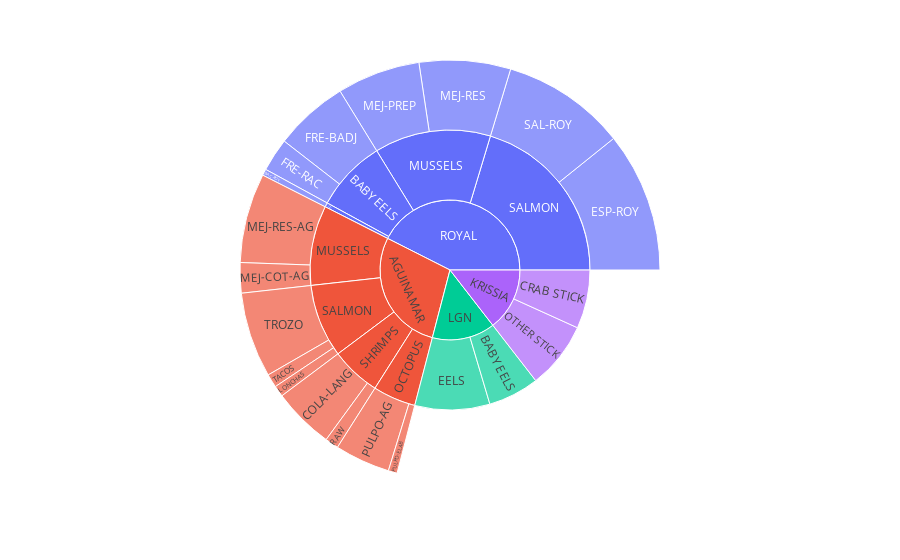

Notebook code for this chart:
### Code cell
fig = px.sunburst(
    df, path=['MARCA',
             'PRODUCTO',
             'CATEGORIA'
             ],
        values='SALES',
    
)
#fig.update_layout(margin = dict(t = 0, l = 0, r = 1, b = 0))
fig.show()

### Figure 1 — Plotly figure (JSON) as saved in the notebook; plotly's stock layout.template omitted (floating-point values rounded to 4 significant figures)
{"data": [{"branchvalues": "total", "domain": {"x": [0, 1], "y": [0, 1]}, "hovertemplate": "labels=%{label}<br>SALES=%{value}<br>parent=%{parent}<br>id=%{id}<extra></extra>", "ids": ["ROYAL/COD/BAC-ROY", "AGUINAMAR/SHRIMPS/COLA-LANG", "ROYAL/SALMON/ESP-ROY", "ROYAL/BABY EELS/FRE-BADJ", "ROYAL/BABY EELS/FRE-RAC", "AGUINAMAR/SALMON/LONCHAS", "AGUINAMAR/MUSSELS/MEJ-COT-AG", "ROYAL/MUSSELS/MEJ-PREP", "ROYAL/MUSSELS/MEJ-RES", "AGUINAMAR/MUSSELS/MEJ-RES-AG", "AGUINAMAR/OCTOPUS/PULPO-AG", "AGUINAMAR/OCTOPUS/PULPO-ELAB", "AGUINAMAR/SHRIMPS/RAW", "ROYAL/SALMON/SAL-ROY", "AGUINAMAR/SALMON/TACOS", "AGUINAMAR/SALMON/TROZO", "LGN/BABY EELS", "ROYAL/BABY EELS", "ROYAL/COD", "KRISSIA/CRAB STICK", "LGN/EELS", "AGUINAMAR/MUSSELS", "ROYAL/MUSSELS", "AGUINAMAR/OCTOPUS", "KRISSIA/OTHER STICK", "AGUINAMAR/SALMON", "ROYAL/SALMON", "AGUINAMAR/SHRIMPS", "AGUINAMAR", "KRISSIA", "LGN", "ROYAL"], "labels": ["BAC-ROY", "COLA-LANG", "ESP-ROY", "FRE-BADJ", "FRE-RAC", "LONCHAS", "MEJ-COT-AG", "MEJ-PREP", "MEJ-RES", "MEJ-RES-AG", "PULPO-AG", "PULPO-ELAB", "RAW", "SAL-ROY", "TACOS", "TROZO", "BABY EELS", "BABY EELS", "COD", "CRAB STICK", "EELS", "MUSSELS", "MUSSELS", "OCTOPUS", "OTHER STICK", "SALMON", "SALMON", "SHRIMPS", "AGUINAMAR", "KRISSIA", "LGN", "ROYAL"], "name": "", "parents": ["ROYAL/COD", "AGUINAMAR/SHRIMPS", "ROYAL/SALMON", "ROYAL/BABY EELS", "ROYAL/BABY EELS", "AGUINAMAR/SALMON", "AGUINAMAR/MUSSELS", "ROYAL/MUSSELS", "ROYAL/MUSSELS", "AGUINAMAR/MUSSELS", "AGUINAMAR/OCTOPUS", "AGUINAMAR/OCTOPUS", "AGUINAMAR/SHRIMPS", "ROYAL/SALMON", "AGUINAMAR/SALMON", "AGUINAMAR/SALMON", "LGN", "ROYAL", "ROYAL", "KRISSIA", "LGN", "AGUINAMAR", "ROYAL", "AGUINAMAR", "KRISSIA", "AGUINAMAR", "ROYAL", "AGUINAMAR", "", "", "", ""], "type": "sunburst", "values": [3816, 36747, 83639, 44321, 19884, 6642, 18115, 49692, 54602, 53487, 33062, 5312, 8052, 74167, 8074, 50933, 45730, 64205, 3816, 52549, 67192, 71602, 104294, 38374, 60015, 65649, 157806, 44799, 220424, 112564, 112922, 330121]}], "layout": {"legend": {"tracegroupgap": 0}, "margin": {"t": 60}}}
